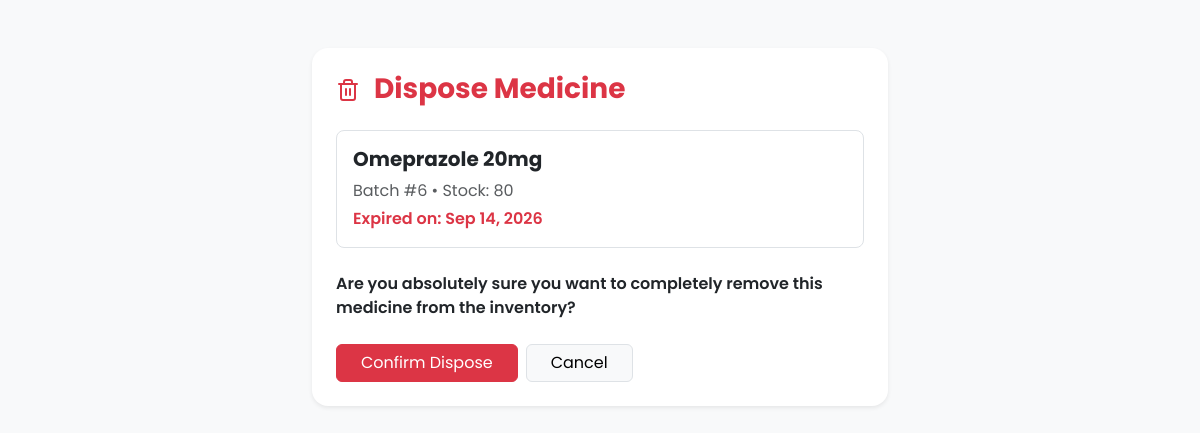
The app's page /action_dispose.php?id=6 (signed in) with its own data.
### tables this page shows
CREATE TABLE IF NOT EXISTS medicines (
    id INT AUTO_INCREMENT PRIMARY KEY,
    name VARCHAR(100) NOT NULL,
    category VARCHAR(50) NOT NULL,
    quantity INT NOT NULL DEFAULT 0,
    price DECIMAL(10, 2) NOT NULL,
    supplier_id INT,
    expiry_date DATE NOT NULL,
    created_at TIMESTAMP DEFAULT CURRENT_TIMESTAMP,
    FOREIGN KEY (supplier_id) REFERENCES suppliers(id) ON DELETE SET NULL
);

### action_dispose.php (the view, shortened to what this page needs)
<?php
require_once 'includes/db.php';
$id = $_GET['id'] ?? null;
$medicine = null;
if ($id) {
    $stmt = $pdo->prepare("SELECT * FROM medicines WHERE id = ?");
    $stmt->execute([$id]);
    $medicine = $stmt->fetch();
}
?>
<!DOCTYPE html>
<html lang="en">
<head>
    <link href="https://cdn.jsdelivr.net/npm/bootstrap@5.3.0/dist/css/bootstrap.min.css" rel="stylesheet">
    <link rel="stylesheet" href="css/style.css">
</head>
<body class="bg-light">
    <div class="container mt-5" style="max-width: 600px;">
        <div class="card shadow-sm border-0 rounded-4 p-4">
            <h3 class="text-danger fw-bold mb-4"><i data-lucide="trash-2" class="me-2"></i> Dispose Medicine</h3>
            <?php if ($medicine): ?>
                <div class="bg-white border rounded-3 p-3 mb-4">
                    <h5 class="fw-bold"><?= htmlspecialchars($medicine['name']) ?></h5>
                    <p class="text-muted mb-1">Batch #<?= $medicine['id'] ?> &bull; Stock: <?= $medicine['quantity'] ?></p>
                    <p class="text-danger fw-semibold mb-0">Expired on: <?= date('M d, Y', strtotime($medicine['expiry_date'])) ?></p>
                </div>
                <form method="POST">
                    <p class="fw-semibold">Are you absolutely sure you want to completely remove this medicine from the inventory?</p>
                    <div class="d-flex gap-2 mt-4">
                        <button type="submit" name="confirm_dispose" class="btn btn-danger px-4">Confirm Dispose</button>
                        <button type="button" class="btn btn-light border px-4" onclick="window.close();">Cancel</button>
                    </div>
                </form>
            <?php else: ?>
                <a href="alerts.php" class="btn btn-light border">Back to Alerts</a>
            <?php endif; ?>
        </div>
    </div>
</body>
</html>

### css/style.css (style rules this page uses)
:root { --primary-deep-blue: #1E3A8A; --primary-teal: #14B8A6; --primary-white: #F8FAFC; --accent-purple: #8B5CF6; --text-dark: #1E293B; --text-light: #F8FAFC; --text-muted: #64748B; --bg-body: #F1F5F9; --bg-gradient: linear-gradient(135deg, #1E3A8A 0%, #14B8A6 100%); --shadow-sm: 0 1px 2px 0 rgba(0, 0, 0, 0.05); --shadow-md: 0 4px 6px -1px rgba(0, 0, 0, 0.1), 0 2px 4px -1px rgba(0, 0, 0, 0.06); --shadow-lg: 0 10px 15px -3px rgba(0, 0, 0, 0.1), 0 4px 6px -2px rgba(0, 0, 0, 0.05); --shadow-glow: 0 0 15px rgba(20, 184, 166, 0.5); --transition-fast: all 0.2s ease-in-out; --transition-normal: all 0.3s ease-in-out; }
body { font-family: 'Poppins', sans-serif; background-color: var(--bg-body); color: var(--text-dark); margin: 0; padding: 0; overflow-x: hidden; transition: var(--transition-normal); }

### records on screen
medicines: name "Omeprazole 20mg", id "6", quantity "80", expiry_date "Sep 14, 2026"
